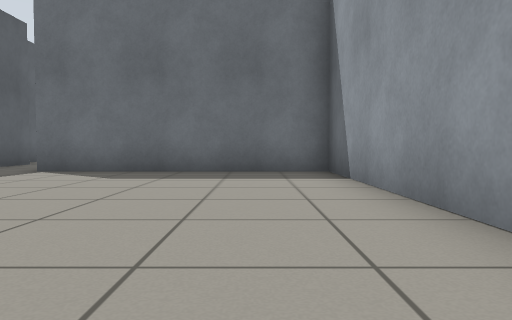
[1] (above)

17 first-person views from a walk through a world built for the Gazebo simulator. The camera is 0.5 m above the floor, tilts 2° down and sees 70° across. The floor is counted in squares, 1 m on a side. Each view is taken from the middle of a square. On the plan, view 1 faces up. The plan holds only what a view shows up to about 9 squares ahead; the rest is blank.

[2]
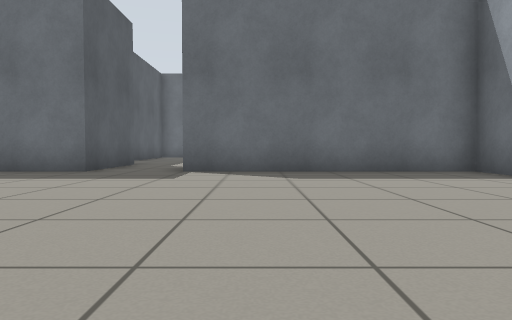

[3]
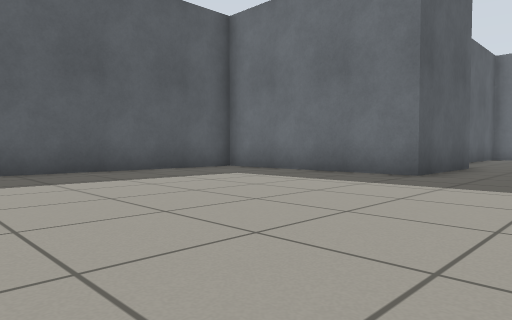

[4]
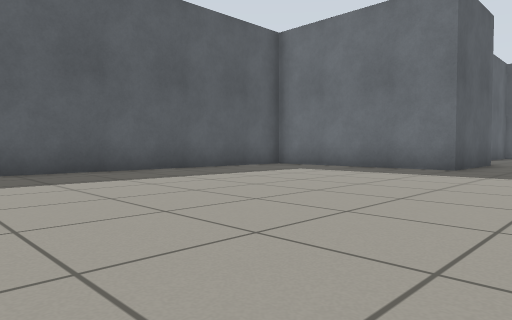

[5]
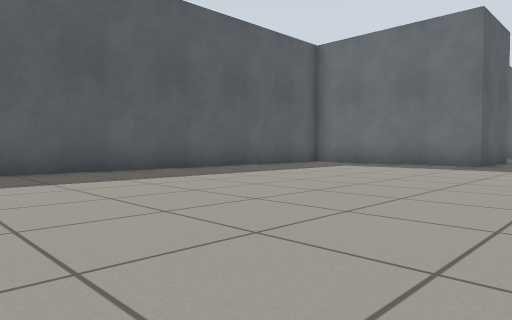

[6]
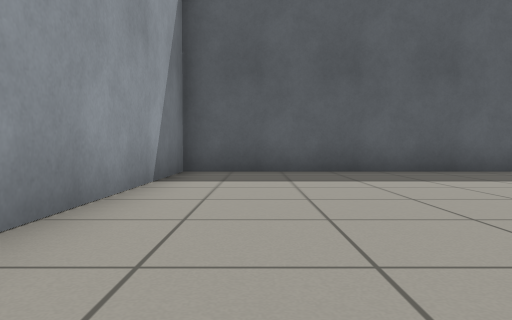

[7]
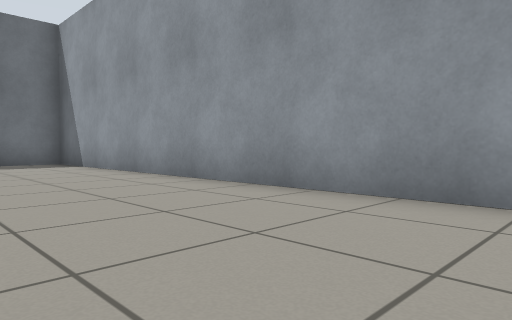

[8]
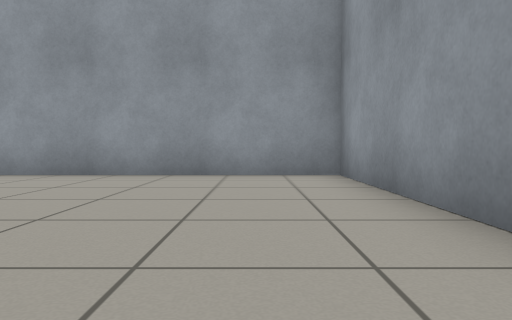

[9]
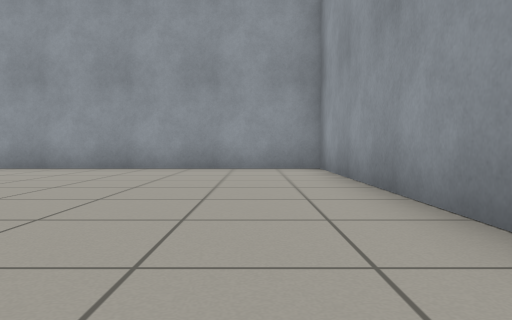

[10]
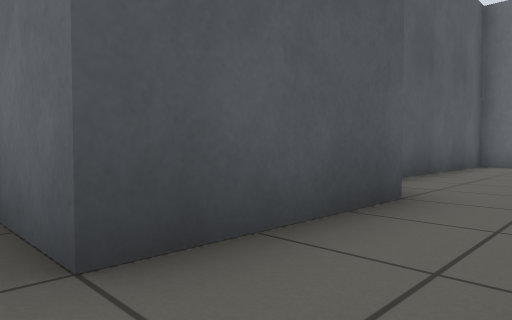

[11]
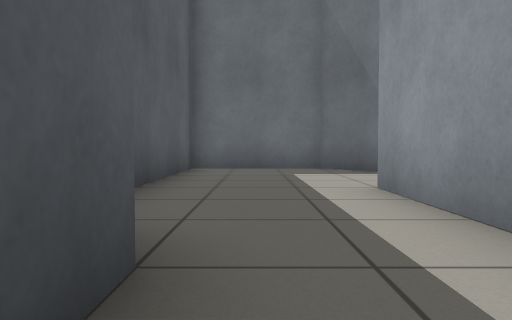

[12]
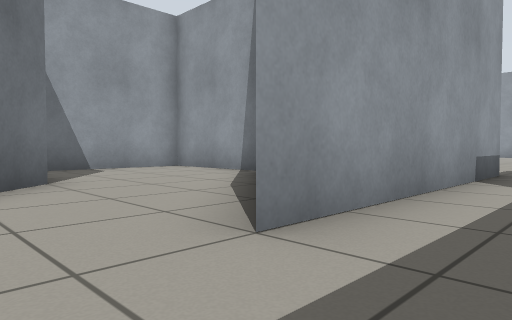

[13]
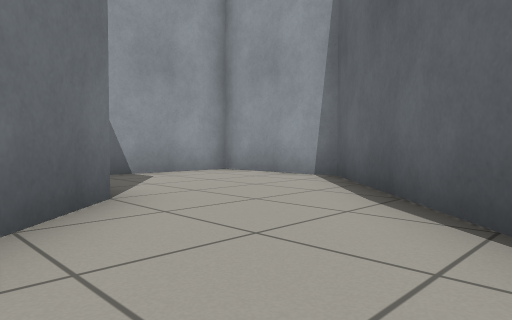

[14]
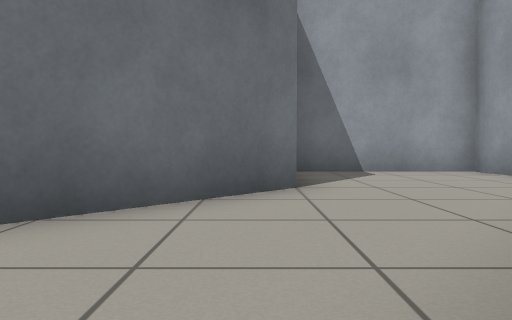

[15]
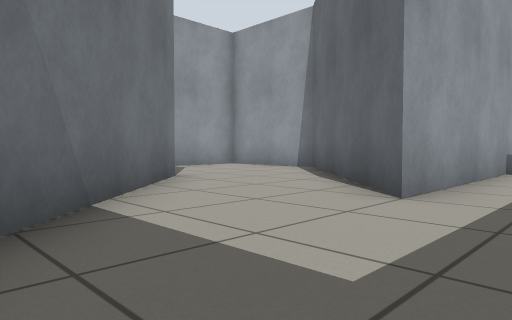

[16]
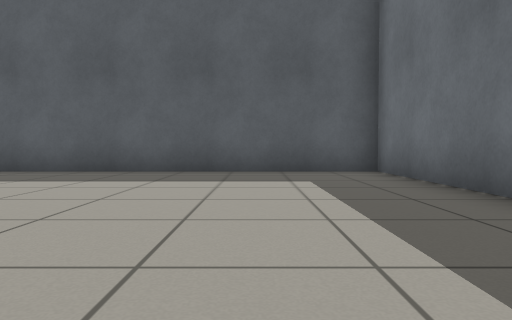

[17]
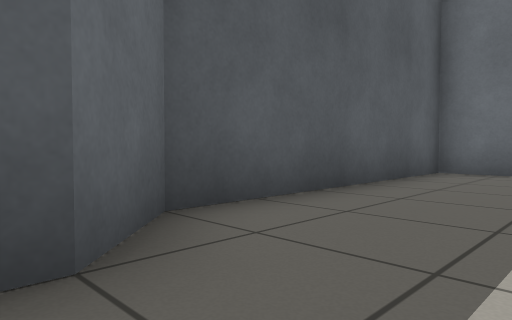

### Floor plan
Points are (right, up) in squares from view 1. A wall is a line through its corners. A room is listed if a view was taken in it or the views show most of it. See-through windows are left out.
Room 1 (views 1, 2, 3, 4, 5, 6, 7, 8, 9, 10, 11, 16, 17)
walls: (-4.9, -5.5) (1.5, -5.5) (1.5, 7.5) (-4.5, 7.5) (-4.5, 12.5); (-6.5, 10.5) (-6.5, 7.5) (-11.5, 7.5) (-11.5, -5.5) (-6.1, -5.5)
ways out: opening at (-5.5, 11.5) to room 2
Room 2 (views 12, 13, 14, 15)
walls: (-4.5, 12.5) (-4.5, 13.5); (-2.8, 15.8) (-4.5, 17.5) (-7.5, 17.5) (-7.5, 11.5) (-6.5, 10.5)
ways out: opening at (-5.5, 11.5) to room 1; opening at (-3.5, 14.5) to room 3
Room 3 (no view inside)
walls: (-0.4, 13.4) (-2.8, 15.8); (-4.5, 13.5) (-0.5, 9.5) (2.5, 9.5) (2.5, 13.2)
ways out: opening at (-3.5, 14.5) to room 2

Positions as (right, up) in squares from view 1, and headings:
1: (0, 0), facing up
2: (-3, 0), facing up
3: (-4, 1), facing up-left
4: (-4, -1), facing up-left
5: (-4, -3), facing up-left
6: (-4, -4), facing left
7: (-2, -4), facing up-right
8: (-5, -4), facing right
9: (-7, -4), facing right
10: (-5, 7), facing up-left
11: (-6, 9), facing up
12: (-6, 15), facing down-right
13: (-4, 15), facing down-right
14: (-5, 14), facing right
15: (-6, 17), facing down-right
16: (-4, 5), facing left
17: (-5, 10), facing up-left
